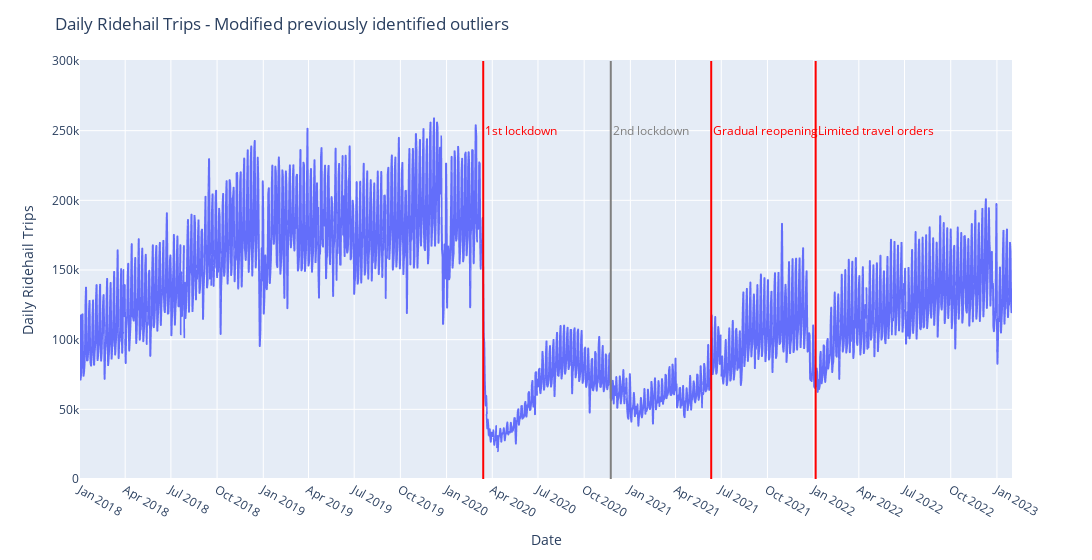

Source (notebook cell):
### Code cell
# Plot the original data
fig = px.line(
    trips_daily_fix,
    x='date_col', 
    y='count'
    )
    
fig.update_layout(
    title='Daily Ridehail Trips - Modified previously identified outliers', 
    width=1400,
    xaxis=dict(
        title='Date',
        #tickformat='%Y-%m',  # Format for displaying year and month
        dtick='M3'
    ),
    yaxis=dict(
        title='Daily Ridehail Trips'
    )
)
# Initial lockdown annotation
fig.add_shape(
    type='line',
    x0='2020-03-14',  
    x1='2020-03-14',
    y0=0, 
    y1=300000,
    line=dict(
        color='red',
        width=2
    )
)
# Add annotation text
fig.add_annotation(
    x='2020-03-14',
    y=250000,
    text='1st lockdown',
    showarrow=False,
    font=dict(
        color='red',
        size=12
    ),
    xanchor='left'
)

# Second lockdown annotation
fig.add_shape(
    type='line',
    x0='2020-11-23',  
    x1='2020-11-23',
    y0=0, 
    y1=300000,
    line=dict(
        color='grey',
        width=2
    )
)
# Add annotation text
fig.add_annotation(
    x='2020-11-23',
    y=250000,
    text='2nd lockdown',
    showarrow=False,
    font=dict(
        color='grey',
        size=12
    ),
    xanchor='left'
)

# Reopening annotation
fig.add_shape(
    type='line',
    x0='2021-06-11',  
    x1='2021-06-11',
    y0=0, 
    y1=300000,
    line=dict(
        color='red',
        width=2
    )
)
# Add annotation text
fig.add_annotation(
    x='2021-06-11',
    y=250000,
    text='Gradual reopening',
    showarrow=False,
    font=dict(
        color='red',
        size=12
    ),
    xanchor='left'
)

# Further limited travel orders annotation
fig.add_shape(
    type='line',
    x0='2022-01-05',  
    x1='2022-01-05',
    y0=0, 
    y1=300000,
    line=dict(
        color='red',
        width=2
    )
)
# Add annotation text
fig.add_annotation(
    x='2022-01-05',
    y=250000,
    text='Limited travel orders ',
    showarrow=False,
    font=dict(
        color='red',
        size=12
    ),
    xanchor='left'
)
fig.show()

### Figure 1 — Plotly figure (JSON) as saved in the notebook; plotly's stock layout.template omitted (floating-point values rounded to 4 significant figures; data arrays with more than 128 entries replaced by an {"elided": "..."} marker saying what was removed)
{"data": [{"hovertemplate": "date_col=%{x}<br>count=%{y}<extra></extra>", "legendgroup": "", "line": {"color": "#636efa", "dash": "solid"}, "marker": {"symbol": "circle"}, "mode": "lines", "name": "", "showlegend": false, "type": "scattergl", "x": {"elided": "1857 str values"}, "xaxis": "x", "y": {"elided": "1857 float values"}, "yaxis": "y"}], "layout": {"annotations": [{"font": {"color": "red", "size": 12}, "showarrow": false, "text": "1st lockdown", "x": "2020-03-14", "xanchor": "left", "y": 250000}, {"font": {"color": "grey", "size": 12}, "showarrow": false, "text": "2nd lockdown", "x": "2020-11-23", "xanchor": "left", "y": 250000}, {"font": {"color": "red", "size": 12}, "showarrow": false, "text": "Gradual reopening", "x": "2021-06-11", "xanchor": "left", "y": 250000}, {"font": {"color": "red", "size": 12}, "showarrow": false, "text": "Limited travel orders ", "x": "2022-01-05", "xanchor": "left", "y": 250000}], "legend": {"tracegroupgap": 0}, "margin": {"t": 60}, "shapes": [{"line": {"color": "red", "width": 2}, "type": "line", "x0": "2020-03-14", "x1": "2020-03-14", "y0": 0, "y1": 300000}, {"line": {"color": "grey", "width": 2}, "type": "line", "x0": "2020-11-23", "x1": "2020-11-23", "y0": 0, "y1": 300000}, {"line": {"color": "red", "width": 2}, "type": "line", "x0": "2021-06-11", "x1": "2021-06-11", "y0": 0, "y1": 300000}, {"line": {"color": "red", "width": 2}, "type": "line", "x0": "2022-01-05", "x1": "2022-01-05", "y0": 0, "y1": 300000}], "title": {"text": "Daily Ridehail Trips - Modified previously identified outliers"}, "width": 1400, "xaxis": {"anchor": "y", "domain": [0, 1], "dtick": "M3", "title": {"text": "Date"}}, "yaxis": {"anchor": "x", "domain": [0, 1], "title": {"text": "Daily Ridehail Trips"}}}}
